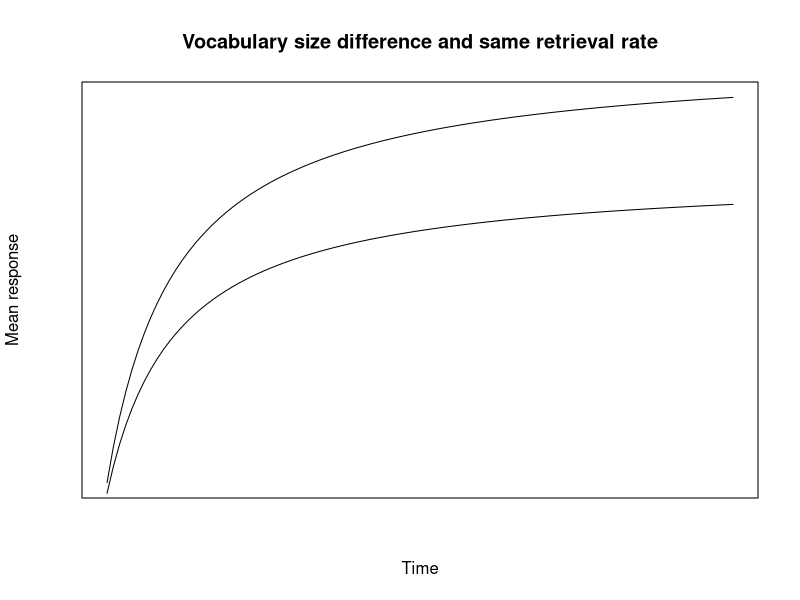
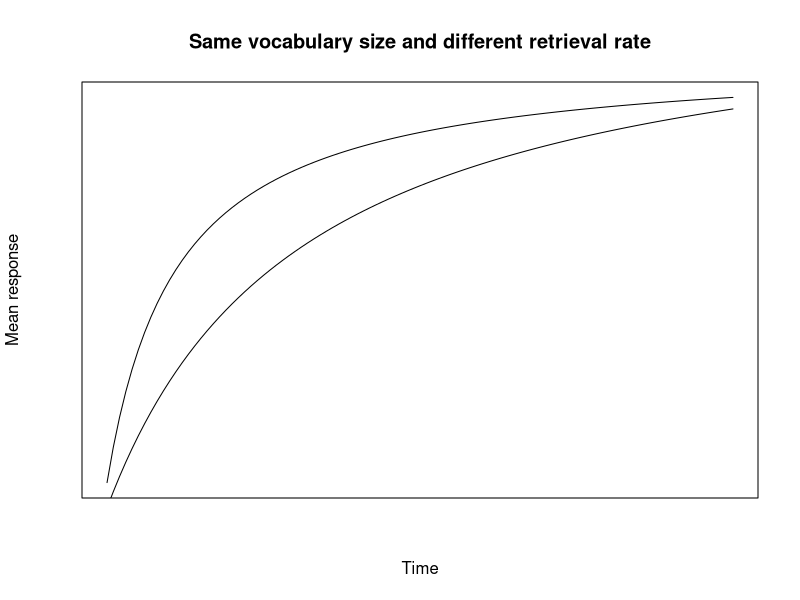

Write the R code that produced these figures, in order.


eq1 <- function(x){(20*x*x)/(x*(x+10))}

plot(eq1,1,100, xlab = "Time", ylab="Mean response", xaxt="n", yaxt="n", main = "Vocabulary size difference and same retrieval rate")


eq2 <- function(x){(15*x*x)/(x*(x+10))}

plot(eq2,1,100, xlab = "", ylab="", xaxt="n", yaxt="n", add=T)


plot(eq1,1,100, xlab = "Time", ylab="Mean response", xaxt="n", yaxt="n", main = "Same vocabulary size and different retrieval rate")

eq3 <- function(x){
  (23*x*x)/(x*(x+30))
}

plot(eq3,1,100, xlab = "", ylab="", xaxt="n", yaxt="n", add=T)
